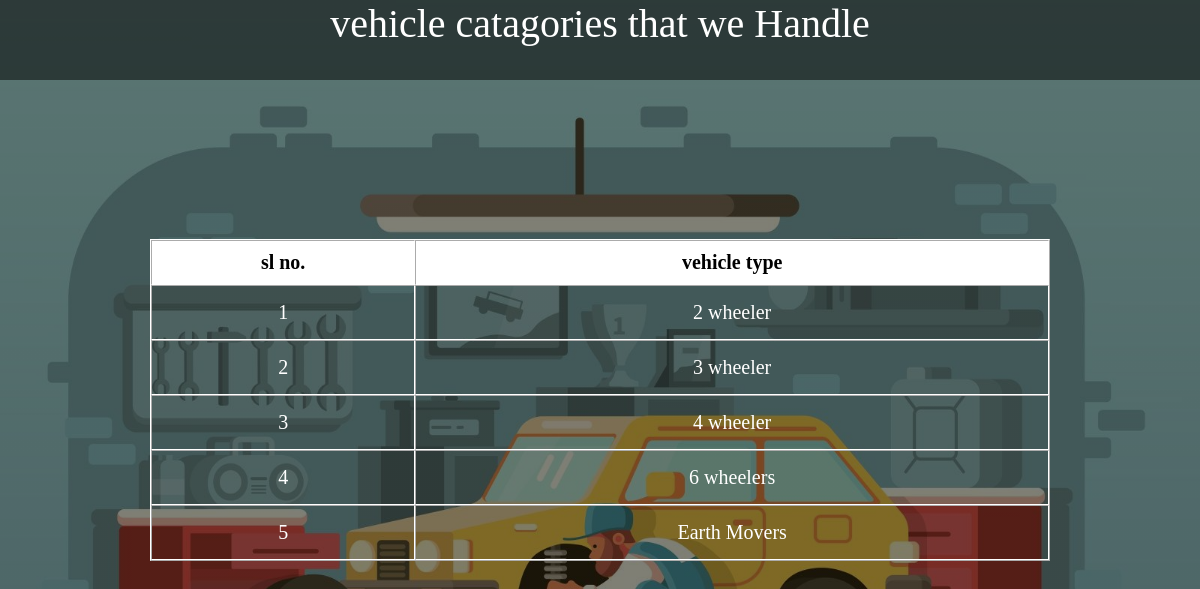
The page /catlist.php on the database its author committed.
### tables this page shows
CREATE TABLE `catagory_list` (
  `id` int(11) NOT NULL,
  `catagory` varchar(20) NOT NULL
);

### catlist.php (the view, shortened to what this page needs)
<?php
 include 'db_conn.php';
 $query = "select * from catagory_list";
 $run = mysqli_query($conn,$query);
 ?>
 <!DOCTYPE html>
 <html>
 <head>
 </head>
 <header>vehicle catagories that we Handle </header>
 <body>
 <table border="1" cellspacing="0" cellpadding="0">
      <tr class="heading">
      <th>sl no.</th>
           <th>vehicle type</th>
      </tr>
      <?php
      $i=1;
           if ($num = mysqli_num_rows($run)>0) {
                while ($result = mysqli_fetch_assoc($run)) {
                     echo "
                          <tr class='data'>
                          <td>".$i++."</td>
                               <td>".$result['catagory']."</td>
                     ";
                }
           }
      ?>
 </table>
 </body>
 </html>

### catlist.php (style rules this page uses)
* { padding: 0; margin: 0; box-sizing: border-box; }
body { background: linear-gradient( rgba(0, 0, 0, 0.5), rgba(0, 0, 0, 0.5) ),url('Garage.jpeg'); width: 100%; height: 100vh; background-repeat: no-repeat; background-size: cover; background-position: center; font-family: cursive; }
header { width: 100%; height: 80px; color: white; background-color:rgba(0, 0, 0, 0.5); font-size: 40px; font-family: cursive; text-align: center; }
table { width: 75%; position: absolute; top: 50%; left: 50%; transform: translate(-50%,-50%); font-size: 20px; border-color: white; }
.heading { background-color: white; }
.heading th { padding: 10px 0; }
.data { text-align: center; color: white; }
.data td { padding: 15px 0; }

### rows shown on the page
catagory_list: catagory "2 wheeler"
catagory_list: catagory "3 wheeler"
catagory_list: catagory "4 wheeler"
catagory_list: catagory "6 wheelers"
catagory_list: catagory "Earth Movers"
